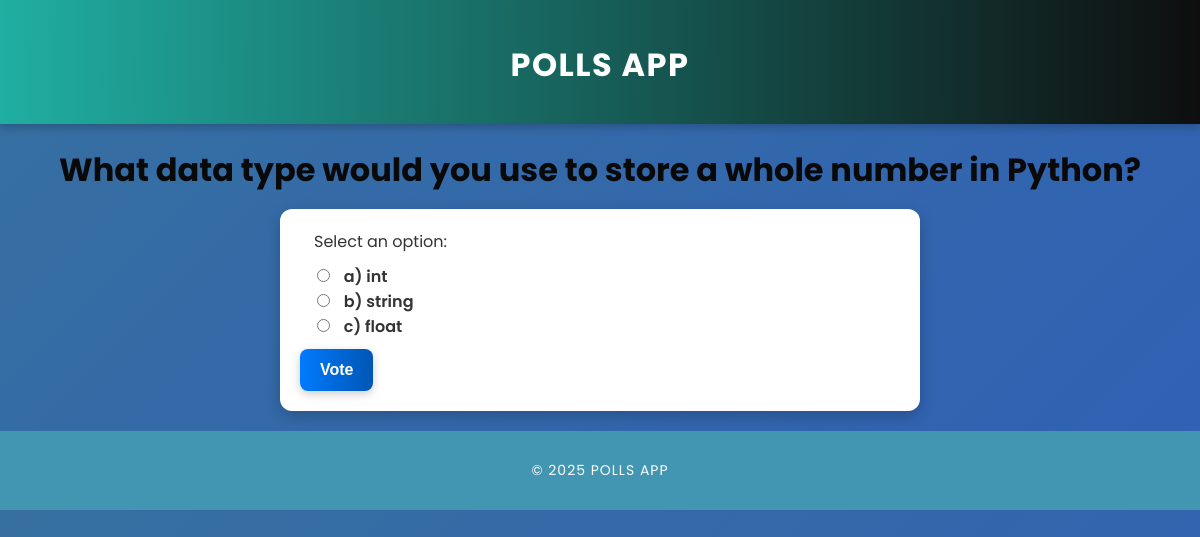
The page /polls/10/ on the database its author committed.
### polls/models.py (models this page shows, shortened)
class Question(models.Model):
    question_text = models.CharField(max_length=200)
    pub_date = models.DateTimeField("date published")

class Choice(models.Model):
    question = models.ForeignKey(Question, on_delete=models.CASCADE)
    choice_text = models.CharField(max_length=200)
    votes = models.IntegerField(default=0)

### polls/views.py (the view)
# urls.py: path("<int:question_id>/", views.detail, name="detail"),
def detail(request, question_id):
    question = get_object_or_404(Question, pk=question_id)
    return render(request, "polls/detail.html", {"question": question})

### polls/templates/polls/detail.html (shortened to what this page needs)
{% extends "polls/base.html" %}
{% block content %}
    <h1>{{ question.question_text }}</h1>
    <form action="{% url 'polls:vote' question.id %}" method="post">
        <fieldset>
            <legend>Select an option:</legend>
            {% for choice in question.choice_set.all %}
                <label>
                    <input type="radio" name="choice" value="{{ choice.id }}">
                    {{ choice.choice_text }}
                </label><br>
            {% endfor %}
        </fieldset>
        <button type="submit">Vote</button>
    </form>
{% endblock %}

### polls/static/polls/css/style.css (style rules this page uses)
body { font-family: 'Poppins', sans-serif; background: linear-gradient(135deg, #3670a0, #3060b5); color: #333; margin: 0; padding: 0; text-align: center; }
h1 { color: #0a090a; font-size: 32px; margin-bottom: 15px; font-weight: 700; }
form { background: white; padding: 20px; border-radius: 12px; box-shadow: 0 5px 15px rgba(0, 0, 0, 0.2); width: 50%; display: inline-block; text-align: left; transition: all 0.3s ease-in-out; }
fieldset { border: none; padding: 10px; }
input[type="radio"] { margin-right: 10px; }
label { font-size: 16px; font-weight: 600; cursor: pointer; }
button, input[type="submit"] { background: linear-gradient(90deg, #007bff, #0056b3); color: white; border: none; padding: 12px 20px; border-radius: 8px; cursor: pointer; font-size: 16px; font-weight: bold; transition: all 0.3s ease-in-out; box-shadow: 0 3px 10px rgba(0, 0, 0, 0.2); }
h1, ul, form, .button { animation: fadeIn 0.6s ease-in-out; }

### rows shown on the page
Question: question_text "What data type would you use to store a whole number in Python?"
Choice: choice_text "a) int"
Choice: choice_text "b) string"
Choice: choice_text "c) float"
